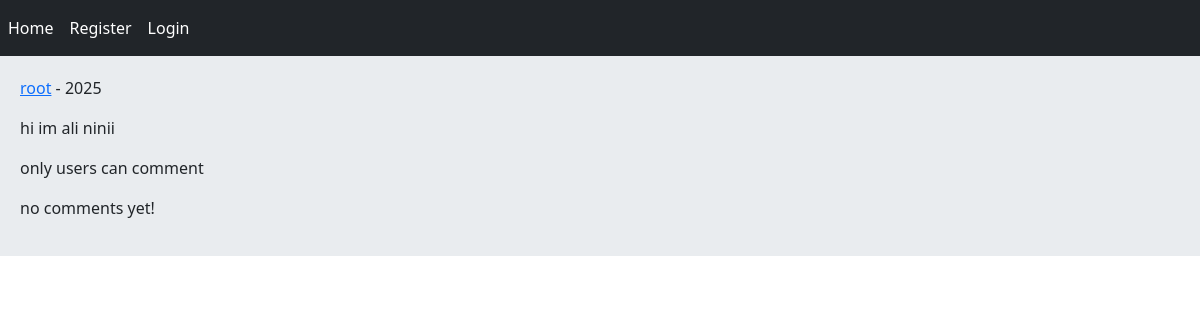
Page /post/9/hi-im-ali-ninii/ on the earlier database version.
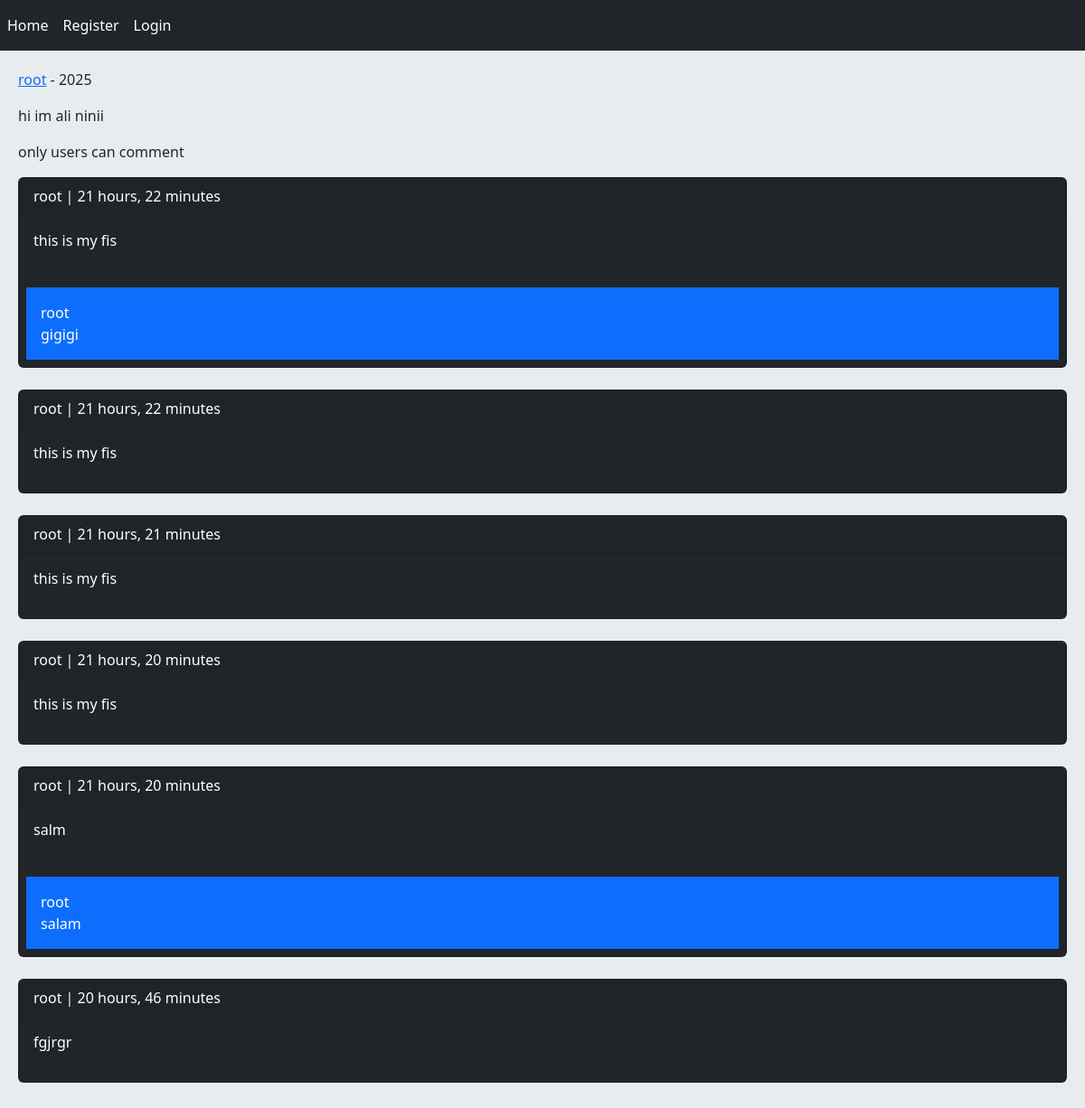
Same page on the later database version.
### home/models.py (models this page shows, shortened)
class Post(models.Model):
    user = models.ForeignKey(User, on_delete=models.CASCADE, related_name='posts')
    body = models.TextField()
    slug = models.SlugField()
    created = models.DateTimeField(auto_now_add=True)
    updated = models.DateTimeField(auto_now=True)
    class Meta:
        ordering = ('-created','body')

class Comment(models.Model):
    user = models.ForeignKey(User, on_delete=models.CASCADE, related_name='ucomments')
    post = models.ForeignKey(Post, on_delete=models.CASCADE, related_name='pcomments')
    reply = models.ForeignKey('self', on_delete=models.CASCADE, related_name='rcomments', blank=True, null=True)
    is_reply = models.BooleanField(default=False)
    body = models.TextField(max_length=400)
    created = models.DateTimeField(auto_now_add=True)

### home/views.py (the view, shortened to what this page needs)
# urls.py: path('post/<int:post_id>/<slug:post_slug>/', views.PostDetailView.as_view(), name = 'post_detail'),
class PostDetailView(View):
    form_class = CommentCreateForm
    form_class_reply = CommentReplyForm
    def setup(self, request, *args, **kwargs):
        self.post_instnce = get_object_or_404(Post, pk=kwargs['post_id'], slug=kwargs['post_slug'])
        return super().setup(request, *args, **kwargs)
    def get(self, request, post_id, post_slug):
        comments = self.post_instnce.pcomments.filter(is_reply=False)
        can_like = True
        if request.user.is_authenticated and self.post_instnce.user_can_like(request.user):
            can_like = False
        return render(request, 'home/detail.html', {'post':self.post_instnce, 'comments': comments, 'form':self.form_class(), 'reply_form':self.form_class_reply(), 'can_like':can_like})

### home/templates/home/detail.html (shortened to what this page needs)
{% extends 'base.html' %}
{% block contant %}
    <p><a href="{% url 'register:user_profile' post.user.id %}">{{ post.user }}</a> - {{ post.updated|date:"Y" }}</p>
    <p>{{ post.body }}</p>
    {% if request.user.is_authenticated %}
        <a href="{% url 'home:post_like' post.id %}" class="{% if can_like %}disabled{% endif %} btn btn-primary col-md-2">Like {{ post.likes_count }}</a><br>
        <br>
        <form action="" method="post">
            {% csrf_token %}
            {{ form.as_p }}
            <input type="submit" value="comment">
        </form><br>
    {% else %}
        <p>only users can comment</p>
    {% endif %}
    {% for comment in comments %}
        <div class="card bg-dark text-white">
            <p class="card-header">{{ comment.user }} | {{ comment.created|timesince }}</p>
            <p class="card-body">{{ comment.body }}</p>
            {% with replies=comment.rcomments.all %}
            {% for reply in replies %}
                <p class="bg-primary p-3 m-2">{{reply.user}} <br> {{ reply.body }}</p>
            {% endfor %}
        {% endwith %}
        </div><br>
    {% empty %}
        <p>no comments yet!</p>
    {% endfor %}
{% endblock %}

### templates/base.html (shortened to what this page needs)
<!DOCTYPE html>
<html lang="en">
<head>
    <link href="https://cdn.jsdelivr.net/npm/bootstrap@5.3.8/dist/css/bootstrap.min.css" rel="stylesheet">
</head>
<body>
    {% include 'inc/navbar.html' %}
    <div class="jumpbootron">
        {% block contant %}
        {% endblock %}
    </div>
</body>
</html>

### templates/inc/navbar.html
<nav class="navbar navbar-expand-lg bg-dark navbar-dark">
    <div class="collapse navbar-collapse" id="navbarSupportedContent">
      <ul class="navbar-nav me-auto mb-2 mb-lg-0">
        <li class="nav-item">
          <a class="nav-link active" aria-current="page" href="{% url 'home:home' %}">Home</a>
        </li>
        {% if request.user.is_authenticated %}
            <li>
              <a class="nav-link active" aria-current="page" href="{% url 'register:user_logout' %}">logout</a>
            </li>
            <li>
              <a class="nav-link active" aria-current="page" href="{% url 'register:user_profile' request.user.id %}">Profile</a>
            </li>
        {% else %}
            <li>
              <a class="nav-link active" aria-current="page" href="{% url 'register:user_register' %}">Register</a>
            </li>
            <li>
              <a class="nav-link active" aria-current="page" href="{% url 'register:user_login' %}">Login</a>
            </li>
        {% endif %}
    </div>
</nav>

### templates/base.html (style rules this page uses)
.jumpbootron { padding: 20px; margin-bottom: 20px; background-color: #e9ecef; }

Differences in the rows shown:
added Comment: user "root", created "21 hours, 22 minutes", body "this is my fis"
added Comment: user "root", body "gigigi"
added Comment: user "root", created "21 hours, 22 minutes", body "this is my fis"
added Comment: user "root", created "21 hours, 21 minutes", body "this is my fis"
added Comment: user "root", created "21 hours, 20 minutes", body "this is my fis"
added Comment: user "root", created "21 hours, 20 minutes", body "salm"
added Comment: user "root", body "salam"
added Comment: user "root", created "20 hours, 46 minutes", body "fgjrgr"
Other differences:
text no longer shown: "no comments yet!"
